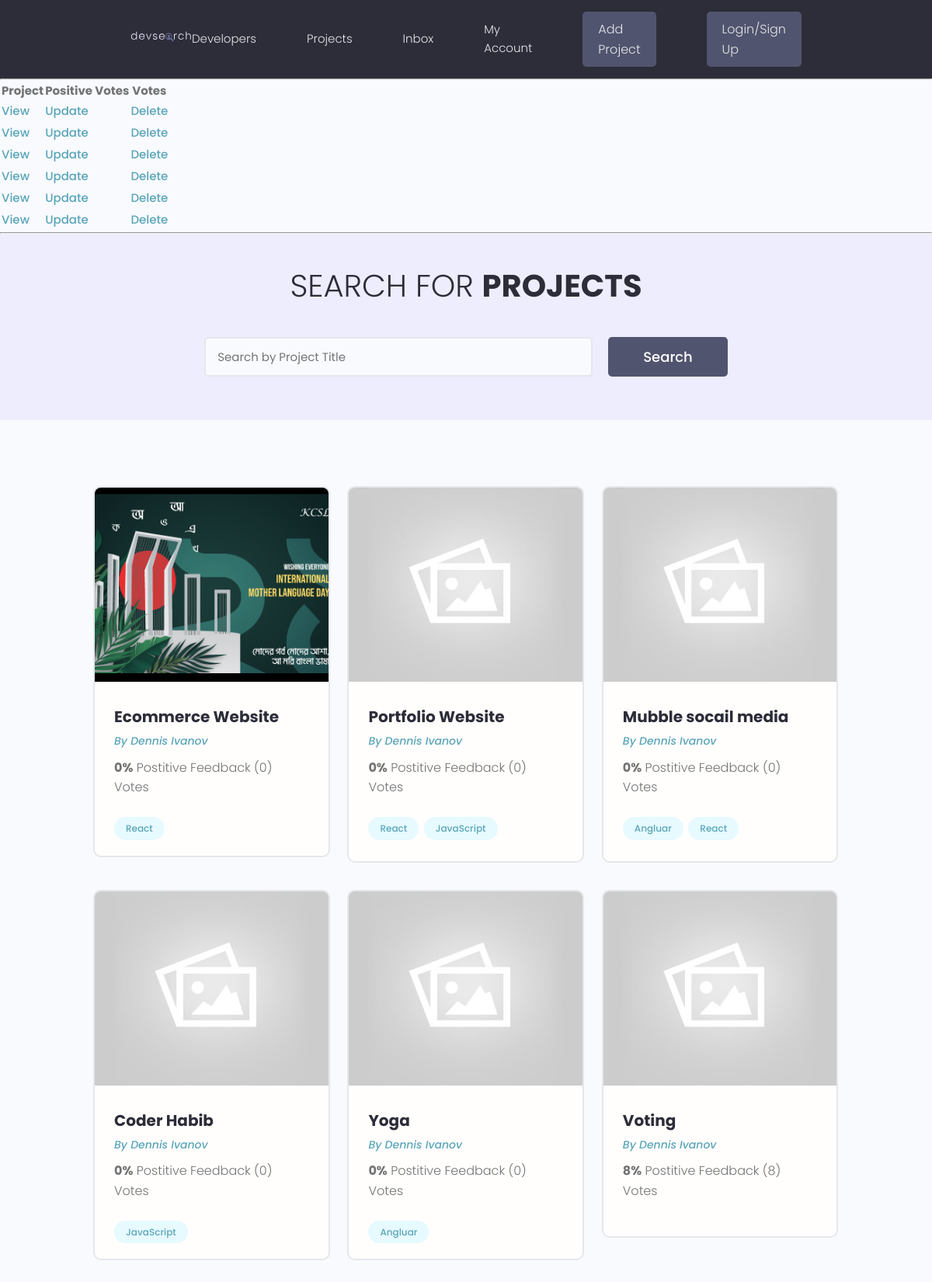
Before: / with the older database file.
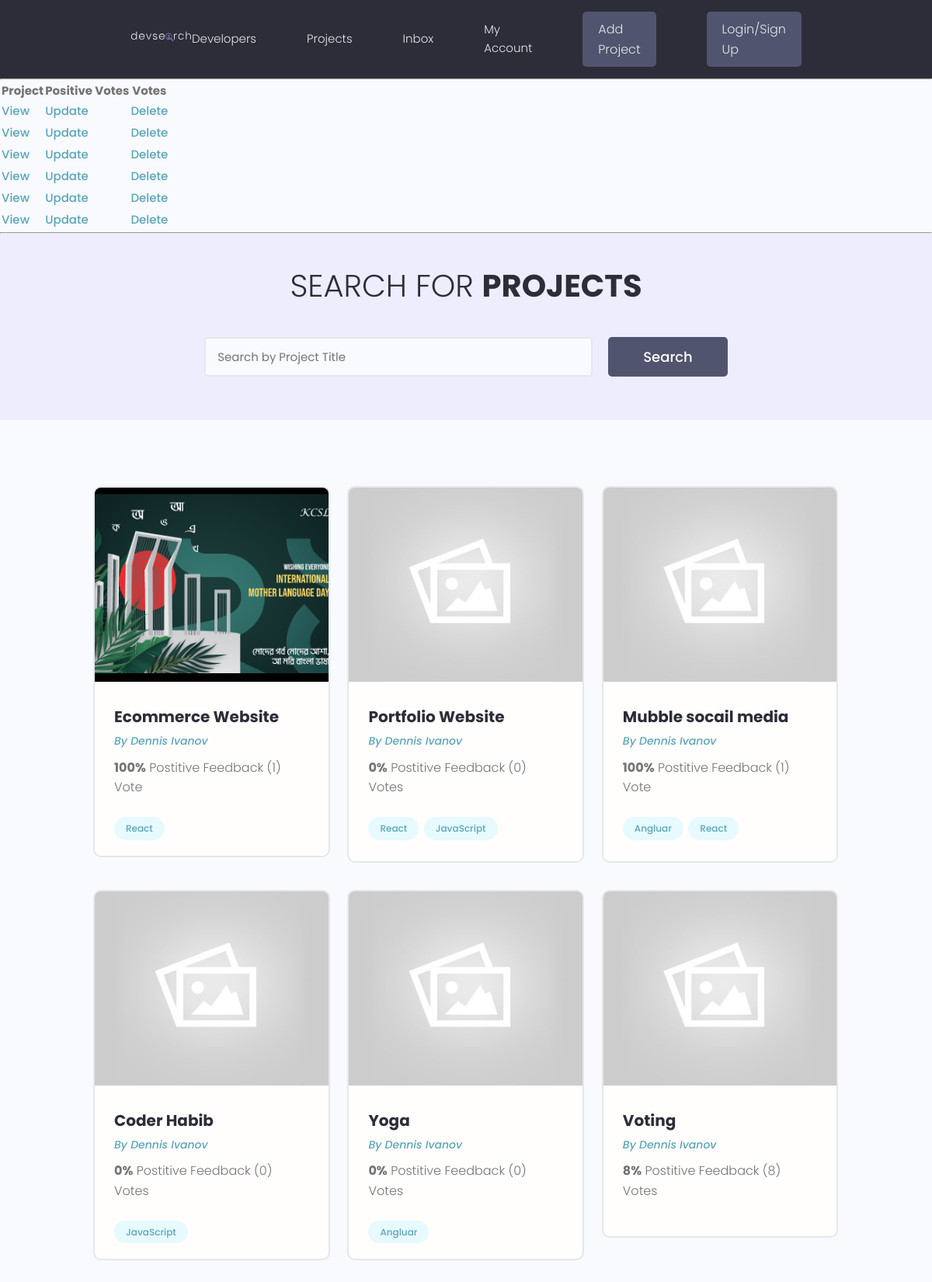
After: the same page with the newer database file.
### projects/models.py (models this page shows, shortened)
class Project(models.Model):
    title = models.CharField(max_length=200)
    description = models.TextField(null=True, blank=True)
    featured_image = models.ImageField(null=True, blank=True,default="default.jpg")
    demo_link = models.CharField(max_length=2000, null=True, blank=True)
    source_link = models.CharField(max_length=2000, null=True, blank=True)
    tags = models.ManyToManyField('Tag', blank=True)
    vote_total = models.IntegerField(default=0, null=True, blank=True)
    vote_ratio = models.IntegerField(default=0, null=True, blank=True)
    created = models.DateField(auto_now_add=True)
    id = models.UUIDField(default=uuid.uuid4, unique=True, primary_key=True, editable=False)

class Tag(models.Model):
    name = models.CharField(max_length=200)
    created = models.DateField(auto_now_add=True)
    id = models.UUIDField(default=uuid.uuid4, unique=True, primary_key=True, editable=False)
    def __str__(self):
        return self.name

### projects/views.py (the view)
# urls.py: path('', include('projects.urls')),
def projects(request):
    projects = Project.objects.all()
    context = {'projects': projects}
    return render(request, 'projects/project.html', context)

### projects/templates/projects/project.html (shortened to what this page needs)
{% extends 'main.html' %}
{% block content %}
<hr>
<table>
    <tr>
        <th>Project</th>
        <th>Positive Votes</th>
        <th>Votes</th>
    </tr>
    {% for project in projects %}
    <tr>
        <td><a href="{% url 'single-projects' project.id %}">View</a></td>
        <td><a href="{% url 'update-project' project.id %}">Update</a></td>
        <td><a href="{% url 'delete-project' project.id %}">Delete</a></td>
    </tr>
    {% endfor %}
</table>
<hr>
<main class="projects">
    <section class="hero-section text-center">
      <div class="container container--narrow">
        <div class="hero-section__box">
          <h2>Search for <span>Projects</span></h2>
        </div>
        <div class="hero-section__search">
          <form class="form" action="#" method="get">
            <div class="form__field">
              <input class="input input--text" id="formInput#search" type="text" name="text"
                placeholder="Search by Project Title" />
            </div>
            <input class="btn btn--sub btn--lg" type="submit" value="Search" />
          </form>
        </div>
      </div>
    </section>
    <section class="projectsList">
      <div class="container">
        <div class="grid grid--three">
        {% for project in projects %}
          <div class="column">
            <div class="card project">
              <a href="{% url 'single-projects' project.id %}" class="project">
                <img class="project__thumbnail" src="{{project.featured_image.url}}" alt="project thumbnail" />
                <div class="card__body">
                  <h3 class="project__title">{{project.title}}</h3>
                  <p><a class="project__author" href="{% url 'single-projects' project.id %}">By Dennis Ivanov</a></p>
                  <p class="project--rating">
                    <span style="font-weight: bold;">{{project.vote_ratio}}%</span> Postitive
                    Feedback ({{project.vote_total}}) Vote{{project.vote_total|pluralize:"s"}}
                  </p>
                  <div class="project__tags">
                    {% for tag in project.tags.all %}
                    <span class="tag tag--pill tag--main">
                      <small>{{tag}}</small>
                    </span>
                    {% endfor%}
                  </div>
                </div>
              </a>
            </div>
          </div>
        {% endfor %}
        </div>
      </div>
    </section>
  </main>
{% endblock content %}

### templates/main.html (shortened to what this page needs)
<!DOCTYPE html>
{% load static %}
<html lang="en">
    <head>
        <link rel="stylesheet" href="https://cdn.iconmonstr.com/1.3.0/css/iconmonstr-iconic-font.min.css" />
        <link rel="stylesheet" href="{% static 'uikit/styles/uikit.css'%}" />
        <link rel="stylesheet" href="{% static 'styles/app.css' %}" />
    </head>
<body>
    {% include 'navbar.html' %}
    {% block content %}
    {% endblock content %}
</body>
</html>

### templates/navbar.html (shortened to what this page needs)
{% load static %}
<header class="header">
    <div class="container container--narrow">
      <a href="{% url 'projects' %" class="header__logo">
        <img src="{% static 'images/logo.svg'%}" alt="DevSearch Logo" />
      </a>
      <nav class="header__nav">
        <ul class="header__menu">
          <li class="header__menuItem"><a href="index.html">Developers</a></li>
          <li class="header__menuItem"><a href="{% url 'projects' %}">Projects</a></li>
          <li class="header__menuItem"><a href="inbox.html">Inbox</a></li>
          <li class="header__menuItem"><a href="account.html">My Account</a></li>
          <li class="header__menuItem"><a href="{% url 'create-project' %}" class="btn btn--sub">Add Project</a></li>
          <li class="header__menuItem"><a href="login.html" class="btn btn--sub">Login/Sign Up</a></li>
        </ul>
      </nav>
    </div>
  </header>

### static/styles/app.css (style rules this page uses)
:root { --color-sub: #2d2d39; }
.btn--sub { background-color: var(--color-sub-light); }
.card { border: 2px solid var(--color-light); }
img { width: 100%; }
.header { position: sticky; z-index: 111; background-color: var(--color-sub); padding: 1.5rem 0; }
.header > .container { display: flex; justify-content: space-between; align-items: center; }
.header__logo > img { height: 3.8rem; }
.header__nav > ul { display: inline-flex; align-items: center; list-style: none; gap: 6.5rem; }
.header__menuItem > a { color: var(--color-light); font-weight: 300; }
.hero-section { height: 40vh; display: flex; align-items: center; background-color: var(--color-sub); }
.hero-section__box { margin-bottom: 4rem; }
.hero-section__box > h2, .hero-section__box > h2 > span { font-size: 4rem; color: var(--color-light); line-height: 1.3; text-transform: uppercase; }
.hero-section__box > h2 { font-weight: 300; }
.hero-section__box > h2 > span { font-weight: 700; }
.hero-section__search > .form { display: flex; align-items: center; justify-content: center; gap: 2rem; }
.hero-section__search > .form input.input--text { width: 50rem; }
.project__author { font-size: 1.4rem; font-style: italic; }
.project--rating { margin-bottom: 1.6em; margin-top: .5em; }
.projects > .hero-section { background: var(--color-sub-lighter); height: 30vh; }
.projects .hero-section__box { margin-bottom: 2.5rem; }
.projects .hero-section__box > h2 { color: var(--color-sub); }
.projects .hero-section__box > h2 > span { font-weight: 700; color: var(--color-sub); }
.projectsList { margin-top: 8rem; }
.project__thumbnail { height: 25rem; object-fit: cover; object-position: top center; }
.project__title { font-size: 2rem; font-weight: 700; color: var(--color-sub); }

### static/uikit/styles/modules/_variables.css (style rules this page uses)
:root { --color-main: #5aa5b9; --color-main-light: #e6faff; --color-sub: #3f4156; --color-sub-light: #51546e; --color-sub-lighter: #ededfd; --color-text: #737373; --color-gray: #8b8b8b; --color-light: #e5e7eb; --color-light-gray: #767676; --color-bg: #f8fafd; --color-white: #fffefd; --color-white-light: #f3f3f3; --color-success: #359e64; --color-success-bg: #def8e8; --color-error: #fc4b0b; --color-error-bg: #fff2ee; --font-base: 'Poppins', arial, helvetica, 'Segoe UI', roboto, ubuntu, sans-serif; --font-monospace: 'Fira Code', 'Courier New', courier, monospace; --font-regular: 300; --font-medium: 500; --font-bold: 700; --generic-shadow: 1px 1px 5px #00000010; --generic-transition: all 0.3s ease-in-out; }

### static/uikit/styles/modules/_base.css (style rules this page uses)
* { margin: 0; padding: 0; box-sizing: border-box; text-rendering: optimizeLegibility; color: inherit; font-size: inherit; }
html { font-size: 50%; }
@media only screen and (min-width: 480px) { html { font-size: 56.25%; } }
@media only screen and (min-width: 1200px) { html { font-size: 62.5%; } }
body { line-height: 1.6; font-weight: 400; font-size: 1.5rem; color: var(--color-text); background-color: var(--color-bg); min-height: 100vh; }

### static/uikit/styles/modules/_typography.css (style rules this page uses)
* { font-family: var(--font-base); }
h2 { font-size: 3.6rem; font-weight: var(--font-bold); }
h3 { font-size: 3.2rem; font-weight: var(--font-medium); }
p, span, strong { font-size: 1.6rem; color: var(--color-text); font-weight: var(--font-regular); }
a { padding-bottom: 2px; text-decoration: none; display: inline-block; color: var(--color-main); font-weight: var(--font-medium); }

### static/uikit/styles/modules/_utilities.css (style rules this page uses)
.container { width: 92%; max-width: 165rem; margin: 0 auto; box-sizing: border-box; }
.container--narrow { width: 92%; max-width: 120rem; }
@media screen and (min-width: 1000px) { .container { width: 90%; } }
@media screen and (min-width: 1000px) { .container--narrow { width: 85%; } }
@media screen and (min-width: 1200px) { .container { width: 80%; } }
@media screen and (min-width: 1200px) { .container--narrow { width: 72%; } }
.text-center { text-align: center; }

### static/uikit/styles/modules/_button.css (style rules this page uses)
.btn { display: inline-block; position: relative; cursor: pointer; background-color: var(--color-light); font-weight: var(--font-medium); color: var(--color-sub); text-decoration: none; padding: 1rem 2rem; border-radius: 0.5rem; border: none; width: -webkit-fit-content; width: -moz-fit-content; width: fit-content; height: -webkit-fit-content; height: -moz-fit-content; height: fit-content; font-size: 1.6rem; outline-width: 0; outline-color: transparent; -webkit-backface-visibility: hidden; backface-visibility: hidden; transition: all 0.3s ease-in-out; }
.btn--sub { background-color: var(--color-sub); color: var(--color-white); }
.btn--lg { font-size: 1.8rem; padding: 1.2rem 4.5rem; }

Changed rows visible on the page:
changed Project "Ecommerce Website": vote_ratio "0" → "100"; vote_total "0" → "1"
changed Project "Mubble socail media": vote_ratio "0" → "100"; vote_total "0" → "1"
